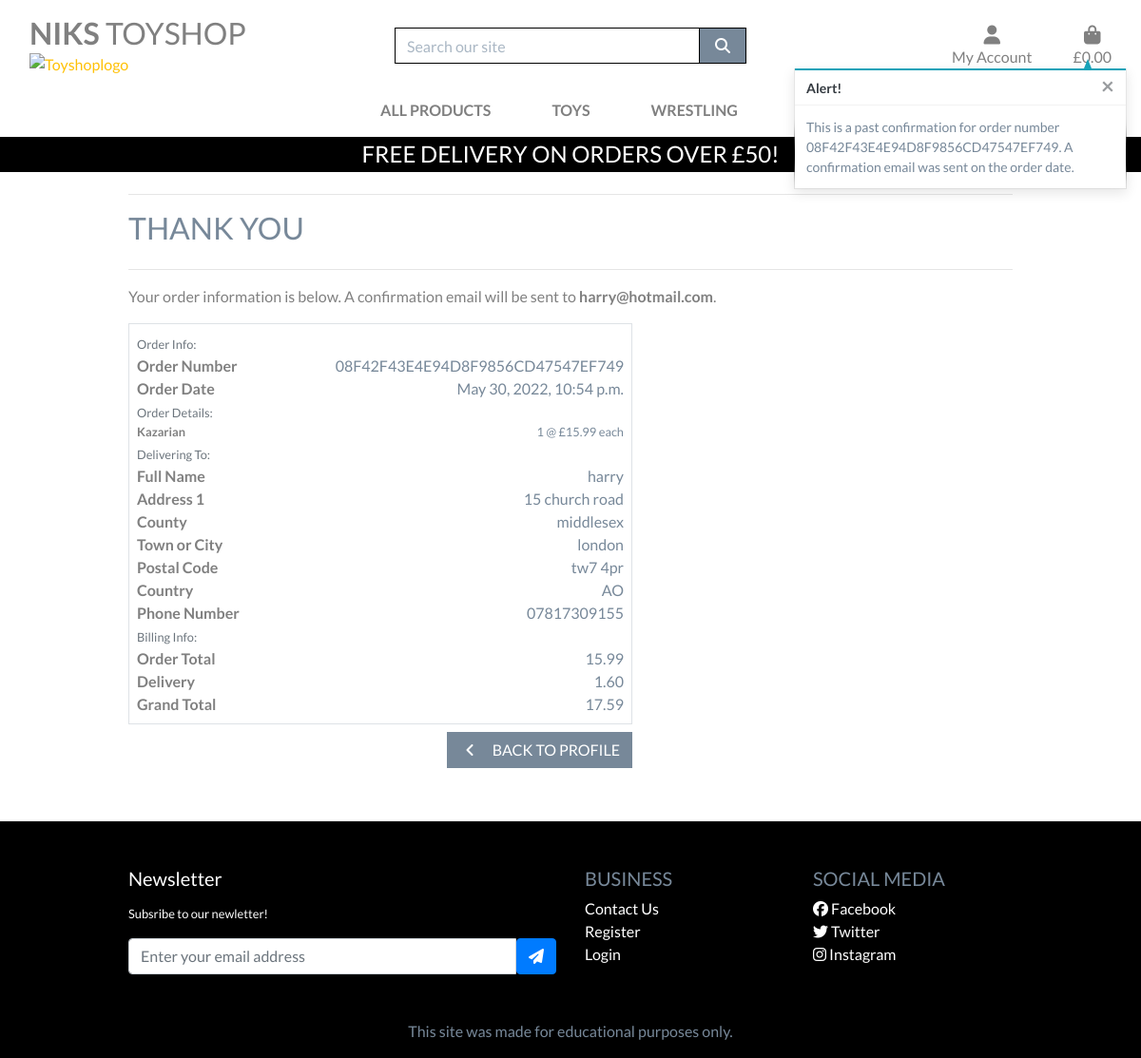
/profile/order_history/08F42F43E4E94D8F9856CD47547EF749 (signed in), run on the app's committed database.
### checkout/models.py (models this page shows, shortened)
class Order(models.Model):
    user = models.ForeignKey(UserProfile, on_delete=models.CASCADE)
    order_number = models.CharField(max_length=32, null=False, editable=False)
    full_name = models.CharField(max_length=50, null=False, blank=False)
    email = models.EmailField(max_length=254, null=False, blank=False)
    phone_number = models.CharField(max_length=20, null=False, blank=False)
    country = CountryField(blank_label='Country *', null=False, blank=False)
    postcode = models.CharField(max_length=20, null=True, blank=True)
    town_or_city = models.CharField(max_length=40, null=False, blank=False)
    street_address1 = models.CharField(max_length=80, null=False, blank=False)
    street_address2 = models.CharField(max_length=80, null=True, blank=True)
    county = models.CharField(max_length=80, null=True, blank=True)
    date = models.DateTimeField(auto_now_add=True)
    delivery_cost = models.DecimalField(max_digits=6, decimal_places=2, null=False, default=0)
    order_total = models.DecimalField(max_digits=10, decimal_places=2, null=False, default=0)
    grand_total = models.DecimalField(max_digits=10, decimal_places=2, null=False, default=0)
    original_bag = models.TextField(null=False, blank=False, default='')
    stripe_pid = models.CharField(max_length=254, null=False, blank=False, default='')

class OrderLineItem(models.Model):
    order = models.ForeignKey(Order, null=False, blank=False, on_delete=models.CASCADE, related_name='lineitems')
    product = models.ForeignKey(Product, null=False, blank=False, on_delete=models.CASCADE)
    product_size = models.CharField(max_length=2, null=True, blank=True) # XS, S, M, L, XL
    quantity = models.IntegerField(null=False, blank=False, default=0)
    lineitem_total = models.DecimalField(max_digits=6, decimal_places=2, null=False, blank=False, editable=False)

### products/models.py (models this page shows, shortened)
class Product(models.Model):
    category = models.ForeignKey('Category', null=True, blank=True, on_delete=models.SET_NULL)
    sku = models.CharField(max_length=254, null=True, blank=True)
    name = models.CharField(max_length=254)
    reviews = models.TextField()
    description = models.TextField()
    price = models.DecimalField(max_digits=6, decimal_places=2)
    rating = models.DecimalField(max_digits=6, decimal_places=2, null=True, blank=True)
    image_url = models.URLField(max_length=1024, null=True, blank=True)
    image = models.ImageField(null=True, blank=True)

### profiles/views.py (the view)
# urls.py: path('order_history/<order_number>', views.order_history, name='order_history'),
@login_required
def order_history(request, order_number):
    order = get_object_or_404(Order, order_number=order_number)
    messages.info(request, (
        f'This is a past confirmation for order number {order_number}. '
        'A confirmation email was sent on the order date.'
    ))
    template = 'checkout/checkout_success.html'
    context = {
        'order': order,
        'from_profile': True,
    }
    return render(request, template, context)

### bag/contexts.py (called while the page is built, shortened)
def bag_contents(request):
    bag_items = []
    total = 0
    product_count = 0
    bag = request.session.get('bag', {})
    if total < settings.FREE_DELIVERY_THRESHOLD:
        delivery = total * Decimal(settings.STANDARD_DELIVERY_PERCENTAGE / 100)
        free_delivery_delta = settings.FREE_DELIVERY_THRESHOLD - total
    else:
        delivery = 0
        free_delivery_delta = 0
    grand_total = delivery + total
    context = {
        'bag_items': bag_items,
        'total': total,
        'product_count': product_count,
        'delivery': delivery,
        'free_delivery_delta': free_delivery_delta,
        'free_delivery_threshold': settings.FREE_DELIVERY_THRESHOLD,
        'grand_total': grand_total,
    }
    return context

### checkout/templates/checkout/checkout_success.html (shortened to what this page needs)
{% extends "base.html" %}
{% load static %}
{% block extra_css %}
    <link rel="stylesheet" href="{% static 'checkout/css/checkout.css' %}">
{% endblock %}
{% block page_header %}
    <div class="container header-container">
    </div>
{% endblock %}
{% block content %}
    <div class="overlay"></div>
    <div class="container">
        <div class="row">
            <div class="col">
                <hr>
                <h2 class="logo-font mb-4">Thank You</h2>
                <hr>
                <p class="text-black">Your order information is below. A confirmation email will be sent to <strong>{{ order.email }}</strong>.</p>
            </div>
        </div>
        <div class="row">
            <div class="col-12 col-lg-7">
                <div class="order-confirmation-wrapper p-2 border">
                    <div class="row">
                        <div class="col">
                            <small class="text-muted">Order Info:</small>
                        </div>
                    </div>
                    <div class="row">
                        <div class="col-12 col-md-4">
                            <p class="mb-0 text-black font-weight-bold">Order Number</p>
                        </div>
                        <div class="col-12 col-md-8 text-md-right">
                            <p class="mb-0">{{ order.order_number }}</p>
                        </div>
                    </div>
                    <div class="row">
                        <div class="col-12 col-md-4">
                            <p class="mb-0 text-black font-weight-bold">Order Date</p>
                        </div>
                        <div class="col-12 col-md-8 text-md-right">
                            <p class="mb-0">{{ order.date }}</p>
                        </div>
                    </div>
                    <div class="row">
                        <div class="col">
                            <small class="text-muted">Order Details:</small>
                        </div>
                    </div>
                    {% for item in order.lineitems.all %}
                    <div class="row">
                        <div class="col-12 col-md-4">
                            <p class="small mb-0 text-black font-weight-bold">
                                {{ item.product.name }}{% if item.product_size %} - Size {{ item.product.size|upper }}{% endif %}
                            </p>
                        </div>
                        <div class="col-12 col-md-8 text-md-right">
                            <p class="small mb-0">{{ item.quantity }} @ £{{ item.product.price }} each</p>
                        </div>
                    </div>
                    {% endfor %}
                    <div class="row">
                        <div class="col">
                            <small class="text-muted">Delivering To:</small>
                        </div>
                    </div>
                    <div class="row">
                        <div class="col-12 col-md-4">
                            <p class="mb-0 text-black font-weight-bold">Full Name</p>
                        </div>
                        <div class="col-12 col-md-8 text-md-right">
                            <p class="mb-0">{{ order.full_name }}</p>
                        </div>
                    </div>
                    <div class="row">
                        <div class="col-12 col-md-4">
                            <p class="mb-0 text-black font-weight-bold">Address 1</p>
                        </div>
                        <div class="col-12 col-md-8 text-md-right">
                            <p class="mb-0">{{ order.street_address1 }}</p>
                        </div>
                    </div>
                    {% if order.county %}
                    <div class="row">
                        <div class="col-12 col-md-4">
                            <p class="mb-0 text-black font-weight-bold">County</p>
                        </div>
                        <div class="col-12 col-md-8 text-md-right">
                            <p class="mb-0">{{ order.county }}</p>
                        </div>
                    </div>
                    {% endif %}
                    <div class="row">
                        <div class="col-12 col-md-4">
                            <p class="mb-0 text-black font-weight-bold">Town or City</p>
                        </div>
                        <div class="col-12 col-md-8 text-md-right">
                            <p class="mb-0">{{ order.town_or_city }}</p>
                        </div>
                    </div>
                    {% if order.postcode %}
                    <div class="row">
                        <div class="col-12 col-md-4">
                            <p class="mb-0 text-black font-weight-bold">Postal Code</p>
                        </div>
                        <div class="col-12 col-md-8 text-md-right">
                            <p class="mb-0">{{ order.postcode }}</p>
                        </div>
                    </div>
                    {% endif %}
                    <div class="row">
                        <div class="col-12 col-md-4">
                            <p class="mb-0 text-black font-weight-bold">Country</p>
                        </div>
                        <div class="col-12 col-md-8 text-md-right">
                            <p class="mb-0">{{ order.country }}</p>
                        </div>
                    </div>
                    <div class="row">
                        <div class="col-12 col-md-4">
                            <p class="mb-0 text-black font-weight-bold">Phone Number</p>
                        </div>
                        <div class="col-12 col-md-8 text-md-right">
                            <p class="mb-0">{{ order.phone_number }}</p>
                        </div>
                    </div>
                    <div class="row">
                        <div class="col">
                            <small class="text-muted">Billing Info:</small>
                        </div>
                    </div>
                    <div class="row">
                        <div class="col-12 col-md-4">
                            <p class="mb-0 text-black font-weight-bold">Order Total</p>
                        </div>
                        <div class="col-12 col-md-8 text-md-right">
                            <p class="mb-0">{{ order.order_total }}</p>
                        </div>
                    </div>
                    <div class="row">
                        <div class="col-12 col-md-4">
                            <p class="mb-0 text-black font-weight-bold">Delivery</p>
                        </div>
                        <div class="col-12 col-md-8 text-md-right">
                            <p class="mb-0">{{ order.delivery_cost }}</p>
                        </div>
                    </div>
                    <div class="row">
                        <div class="col-12 col-md-4">
                            <p class="mb-0 text-black font-weight-bold">Grand Total</p>
                        </div>
                        <div class="col-12 col-md-8 text-md-right">
                            <p class="mb-0">{{ order.grand_total }}</p>
                        </div>
                    </div>
                </div>
            </div>
        </div>
        <div class="row">
			<div class="col-12 col-lg-7 text-right">
                {% if from_profile %}
                    <a href="{% url 'profile' %}" class="btn btn-black rounded-0 my-2">
                        <span class="icon mr-2">
                            <i class="fas fa-angle-left"></i>
                        </span>
                        <span class="text-uppercase">Back to Profile</span>
                    </a>
                {% endif %}
			</div>
		</div>
    </div>
{% endblock %}

### static/css/base.css (style rules this page uses)
html { height: 100%; }
body { background: url('/media/toy.jpeg') no-repeat center center fixed; background-size: cover; height: calc(100vh - 164px); color: lightslategray; font-family: 'Lato'; }
.icon { align-items: center; display: inline-flex; justify-content: center; height: 1.5rem; width: 1.5rem; }
.logo-font { text-transform: uppercase; }
.btn-black { background: lightslategrey; color: white; }
.text-black { color:grey !important; }
.overlay { height: 100%; width: 100%; top: 0; left: 0; position: fixed; background: white; z-index: -1; }
@media (min-width: 1200px) { .container { max-width: 80%; } }
@media (min-width: 992px) { .header-container { padding-top: 164px; } }
a { color: #ffc107; text-decoration: none; background-color: transparent; }
.col-12 { position: relative; }

### data on the page
Order: email "harry@hotmail.com", order_number "08F42F43E4E94D8F9856CD47547EF749", date "May 30, 2022, 10:54 p.m.", full_name "harry", street_address1 "15 church road", county "middlesex", town_or_city "london", postcode "tw7 4pr", country "AO", phone_number "07817309155", order_total "15.99", delivery_cost "1.60", grand_total "17.59"
OrderLineItem: product.name "Kazarian", quantity "1", product.price "15.99"

### other printed values
{{ free_delivery_threshold }} "50"
{{ message }} "This is a past confirmation for order number 08F42F43E4E94D8F9856CD47547EF749. A confirmation email was sent on the order date."
